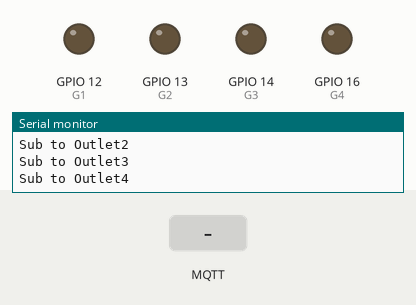
Bench run of a sketch on a simulated ESP8266 (NodeMCU). On the bench: output pins drawn as LEDs (lit = HIGH), the last lines printed to the serial monitor. The test bench sets the inputs (shaded band). WiFi joins after 1.5 s; servers stay silent unless stated; no MQTT or app messages arrive unless stated.

Above: at 2.7 s.
2.8 s: MQTT message "on" arrives on the first subscribed topic
At 3.7 s:
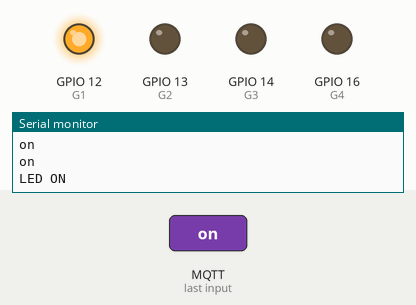
4.3 s: MQTT message "on" arrives on the second subscribed topic
At 4.8 s:
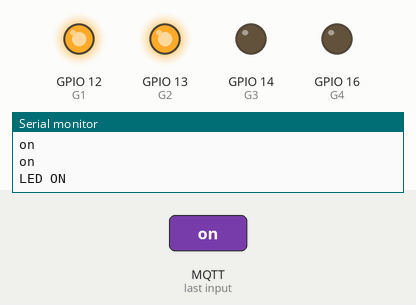
5.8 s: MQTT message "off" arrives on the first subscribed topic
At 7.0 s:
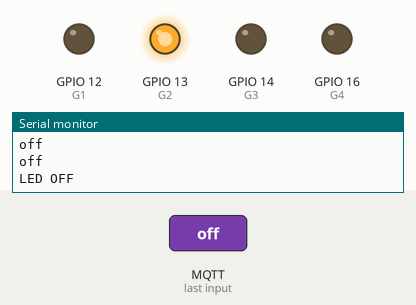
7.3 s: MQTT message "on" arrives on the third subscribed topic
At 8.3 s:
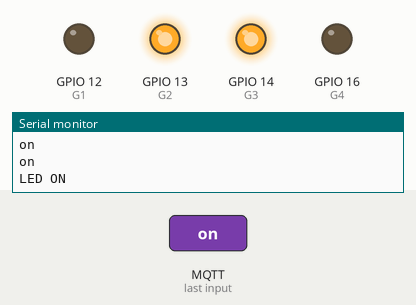
8.8 s: MQTT message "off" arrives on the second subscribed topic
At 9.5 s:
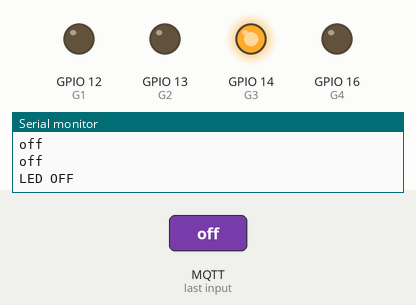
10.3 s: MQTT message "off" arrives on the third subscribed topic
At 10.6 s:
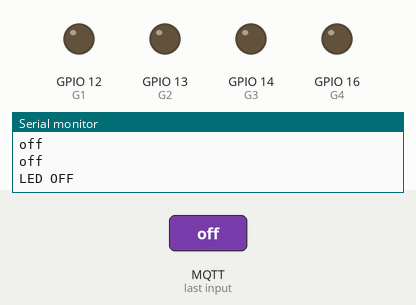
Timing chart, 0 to 12.8 s (numbered marks = the images above; inputs shaded):
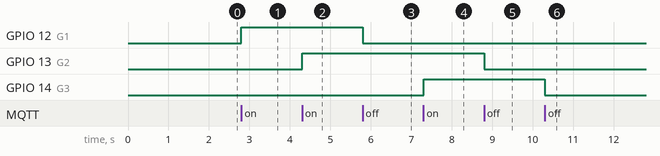

The sketch:

smartSurgetOutlet1.ino
```cpp
/*
   MotionSensor.ino

    ESP8266-based MQTT
    PIR motion sensor for HomeKit

    First Created: 14.08.2017
    Last  Updated: 15.08.2017
    Created by: Amruth Pabba aka QuickPi
*/
char *ssid = "TP-Link_1526";                            //Wi-Fi AP Name
char *password = "00102698";                            //Wi-Fi Password
char *mqtt_server = "192.168.1.29";                     //MQTT Server IP
char *mqtt_name = "Christopher Bedroom Contact Sensor"; //MQTT device name
char *mqtt_topic = "ChristopherBedroomContactSensor";   //MQTT topic for communication
char *mqtt_ending = "/data";                            //MQTT subsection for communication

#include <ESP8266WiFi.h>
#include <ESP8266mDNS.h>
#include <WiFiUdp.h>
#include <PubSubClient.h>
WiFiClient mainESP;
PubSubClient MQTT(mainESP);

#define G1 12
#define G2 13
#define G3 14
#define G4 16

char stateG1[4] = "OFF";

char stateG2[4] = "OFF";

char stateG3[4] = "OFF";

char stateG4[4] = "OFF";

char *mqtt_subtopic = "/data"; //MQTT topic for communication
char *mqtt_maintopic = mqtt_topic;

void setup()
{

    pinMode(G1, OUTPUT);
    digitalWrite(G1, LOW);

    pinMode(G2, OUTPUT);
    digitalWrite(G2, LOW);

    pinMode(G3, OUTPUT);
    digitalWrite(G3, LOW);

    pinMode(G4, OUTPUT);
    digitalWrite(G4, LOW);

    Serial.begin(115200);

    WiFi.begin(ssid, password);

    while (WiFi.status() != WL_CONNECTED)
    {
        delay(500);
        Serial.println("Connecting to WiFi..");
    }
    Serial.println("Connected to the WiFi network");

    MQTT.setServer(mqtt_server, 1883);
    MQTT.setCallback(callback);

    while (!MQTT.connected())
    {
        Serial.println("Connecting to MQTT...");

        if (MQTT.connect("ESP32Client"))
        {

            Serial.println("connected");
        }
        else
        {

            Serial.print("failed with state ");
            Serial.print(MQTT.state());
            delay(2000);
        }
    }

    MQTT.subscribe("cmnd/smartSurgeOutlet1/power");
    Serial.println("Sub to Outlet1");
    MQTT.subscribe("cmnd/smartSurgeOutlet2/power");
    Serial.println("Sub to Outlet2");
    MQTT.subscribe("cmnd/smartSurgeOutlet3/power");
    Serial.println("Sub to Outlet3");
    MQTT.subscribe("cmnd/smartSurgeOutlet4/power");
    Serial.println("Sub to Outlet4");
}

void loop()
{
    MQTT.loop();
}

void callback(char *topic, byte *payload, unsigned int length)
{
    char msg[4];
    Serial.print("Message arrived [");
    Serial.print(topic);
    Serial.print("] ");

    if (strcmp(topic, "cmnd/smartSurgeOutlet1/power") == 0)
    {

        Serial.println("New Event On Outlet1 !");

        for (int i = 0; i < length; i++)
        {
            Serial.print((char)payload[i]);
            msg[i] = (char)payload[i];
        }
        Serial.println();
        Serial.println(msg);

        if (msg[0] == 'o' && msg[1] == 'n')
        {
            Serial.println("LED ON");
            stateG1[0] = 'O';
            stateG1[1] = 'N';
            stateG1[2] = '\0';
            MQTT.publish("stat/smartSurgeOutlet1/POWER", stateG1);
            digitalWrite(G1, HIGH);
        }

        if (msg[0] == 'o' && msg[1] == 'f' && msg[2] == 'f')
        {
            Serial.println("LED OFF");
            stateG1[0] = 'O';
            stateG1[1] = 'F';
            stateG1[2] = 'F';
            stateG1[3] = '\0';
            MQTT.publish("stat/smartSurgeOutlet1/POWER", stateG1);
            digitalWrite(G1, LOW);
        }

        if (length == 0)
        {
            Serial.println("IOS Check stat");
            Serial.println(stateG1);
            MQTT.publish("stat/smartSurgeOutlet1/POWER", stateG1);
        }
    }

    if (strcmp(topic, "cmnd/smartSurgeOutlet2/power") == 0)
    {

        Serial.println("New Event On Outlet2 !");

        for (int i = 0; i < length; i++)
        {
            Serial.print((char)payload[i]);
            msg[i] = (char)payload[i];
        }
        Serial.println();
        Serial.println(msg);

        if (msg[0] == 'o' && msg[1] == 'n')
        {
            Serial.println("LED ON");
            stateG2[0] = 'O';
            stateG2[1] = 'N';
            stateG2[2] = '\0';
            MQTT.publish("stat/smartSurgeOutlet2/POWER", stateG2);
            digitalWrite(G2, HIGH);
        }

        if (msg[0] == 'o' && msg[1] == 'f' && msg[2] == 'f')
        {
            Serial.println("LED OFF");
            stateG2[0] = 'O';
            stateG2[1] = 'F';
            stateG2[2] = 'F';
            stateG2[3] = '\0';
            MQTT.publish("stat/smartSurgeOutlet2/POWER", stateG2);
            digitalWrite(G2, LOW);
        }

        if (length == 0)
        {
            Serial.println("IOS Check stat");
            Serial.println(stateG2);
            MQTT.publish("stat/smartSurgeOutlet2/POWER", stateG2);
        }
    }

    if (strcmp(topic, "cmnd/smartSurgeOutlet3/power") == 0)
    {

        Serial.println("New Event On Outlet3 !");

        for (int i = 0; i < length; i++)
        {
            Serial.print((char)payload[i]);
            msg[i] = (char)payload[i];
        }
        Serial.println();
        Serial.println(msg);

        if (msg[0] == 'o' && msg[1] == 'n')
        {
            Serial.println("LED ON");
            stateG3[0] = 'O';
            stateG3[1] = 'N';
            stateG3[2] = '\0';
            MQTT.publish("stat/smartSurgeOutlet3/POWER", stateG3);
            digitalWrite(G3, HIGH);
        }

        if (msg[0] == 'o' && msg[1] == 'f' && msg[2] == 'f')
        {
            Serial.println("LED OFF");
            stateG3[0] = 'O';
            stateG3[1] = 'F';
            stateG3[2] = 'F';
            stateG3[3] = '\0';
            MQTT.publish("stat/smartSurgeOutlet3/POWER", stateG3);
            digitalWrite(G3, LOW);
        }

        if (length == 0)
        {
            Serial.println("IOS Check stat");
            Serial.println(stateG3);
            MQTT.publish("stat/smartSurgeOutlet3/POWER", stateG3);
        }
    }

    if (strcmp(topic, "cmnd/smartSurgeOutlet4/power") == 0)
    {

        Serial.println("New Event On Outlet4 !");

        for (int i = 0; i < length; i++)
        {
            Serial.print((char)payload[i]);
            msg[i] = (char)payload[i];
        }
        Serial.println();
        Serial.println(msg);

        if (msg[0] == 'o' && msg[1] == 'n')
        {
            Serial.println("LED ON");
            stateG4[0] = 'O';
            stateG4[1] = 'N';
            stateG4[2] = '\0';
            MQTT.publish("stat/smartSurgeOutlet4/POWER", stateG4);
            digitalWrite(G4, HIGH);
        }

        if (msg[0] == 'o' && msg[1] == 'f' && msg[2] == 'f')
        {
            Serial.println("LED OFF");
            stateG4[0] = 'O';
            stateG4[1] = 'F';
            stateG4[2] = 'F';
            stateG4[3] = '\0';
            MQTT.publish("stat/smartSurgeOutlet4/POWER", stateG4);
            digitalWrite(G4, LOW);
        }

        if (length == 0)
        {
            Serial.println("IOS Check stat");
            Serial.println(stateG4);
            MQTT.publish("stat/smartSurgeOutlet4/POWER", stateG4);
        }
    }
}

void reconnect()
{
    while (!MQTT.connected())
    {
        Serial.print("Attempting MQTT connection...");
        if (MQTT.connect(mqtt_name))
        {
            Serial.println("connected");
        }
        else
        {
            Serial.print("failed, rc=");
            Serial.print(MQTT.state());
            Serial.println(" try again in 5 seconds");
            for (int i = 0; i < 5000; i++)
            {
                delay(1);
            }
        }
    }
}

void startWiFi()
{
    WiFi.mode(WIFI_STA);
    WiFi.begin(ssid, password);
    while (WiFi.waitForConnectResult() != WL_CONNECTED)
    {
        Serial.println("Connection Failed! Rebooting...");
        delay(1000);
        ESP.restart();
    }
    WiFi.hostname(mqtt_name);
    Serial.println("Ready");
    Serial.print("IP address: ");
    Serial.println(WiFi.localIP());
    MQTT.setServer(mqtt_server, 1883);
    MQTT.setCallback(callback);
}
```

Measured:
- after the input at 2.8 s, GPIO 12 (G1): LOW → HIGH at once
- after the input at 4.3 s, GPIO 13 (G2): LOW → HIGH at once
- after the input at 5.8 s, GPIO 12 (G1): HIGH → LOW at once
- after the input at 7.3 s, GPIO 14 (G3): LOW → HIGH at once
- after the input at 8.8 s, GPIO 13 (G2): HIGH → LOW at once
- after the input at 10.3 s, GPIO 14 (G3): HIGH → LOW at once
